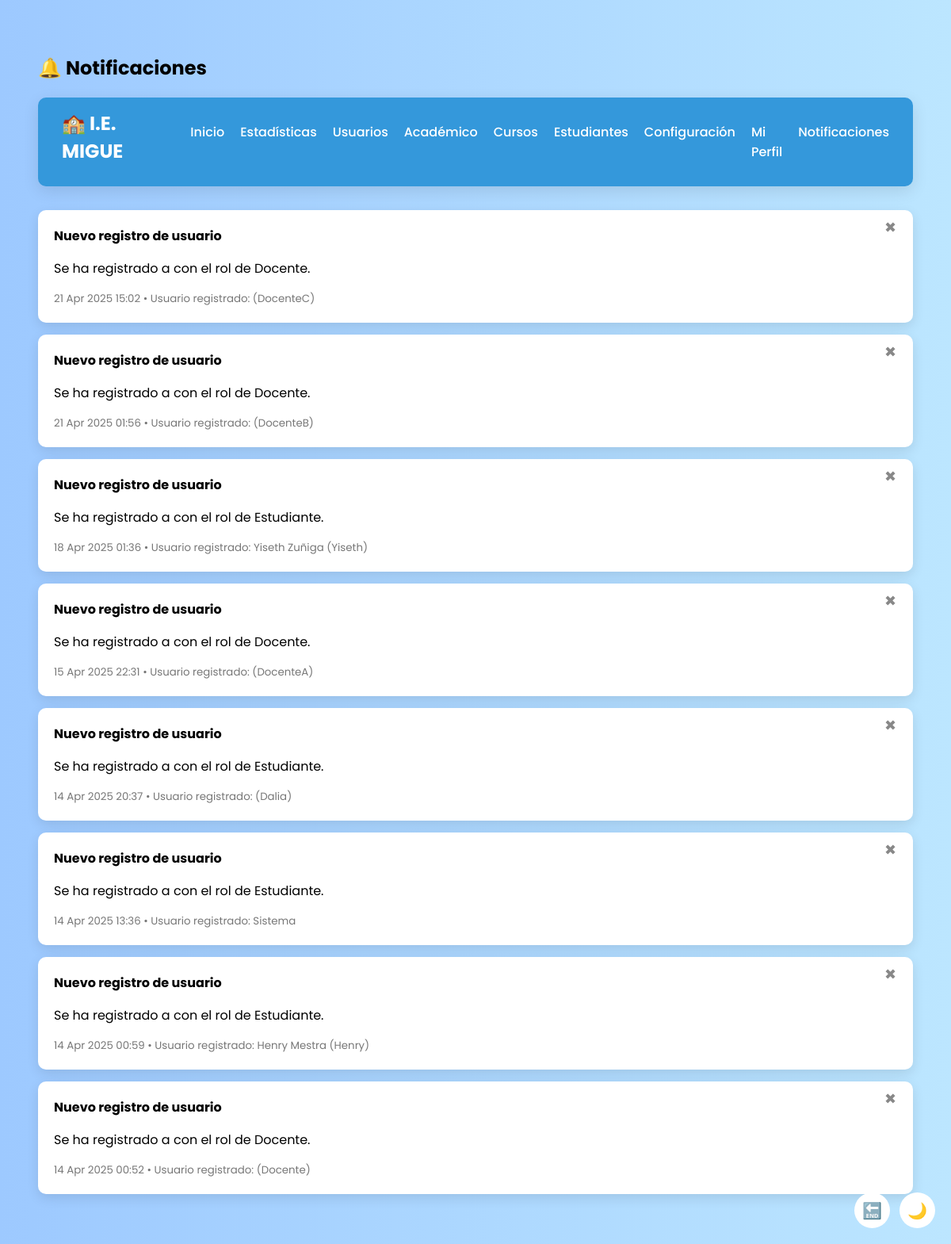
The app's page /notificaciones/, older data.
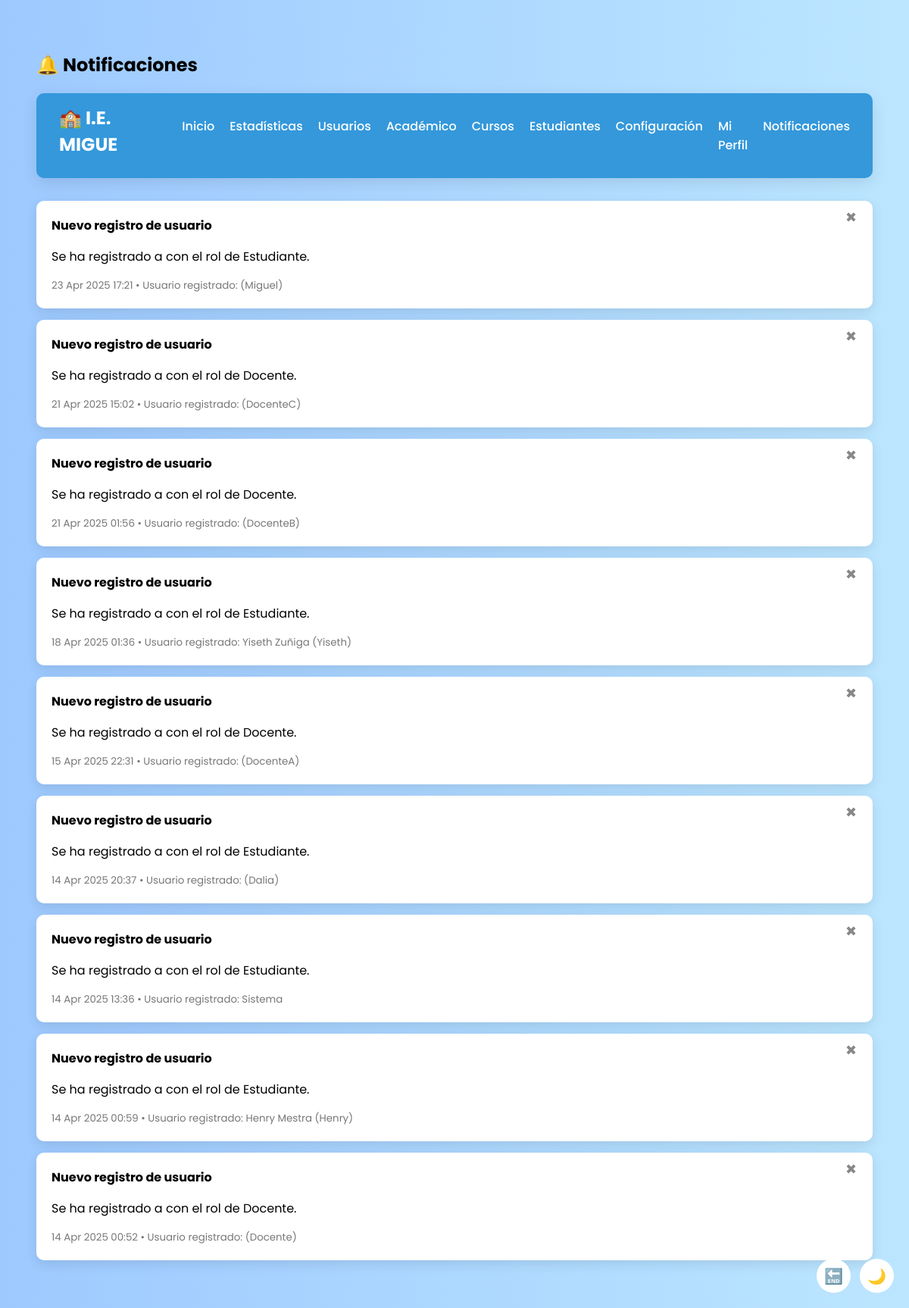
The same page, newer data.
### usuarios/models.py (models this page shows, shortened)
class Notificacion(models.Model):
    TIPO_CHOICES = [
        ('info', 'Información'),
        ('advertencia', 'Advertencia'),
        ('mensaje', 'Mensaje'),
    ]
    titulo = models.CharField(max_length=100)
    contenido = models.TextField()
    tipo = models.CharField(max_length=20, choices=TIPO_CHOICES, default='info')
    fecha = models.DateTimeField(auto_now_add=True)
    usuario = models.ForeignKey(User, on_delete=models.SET_NULL, null=True, blank=True, related_name='notificaciones_creadas')
    usuario_afectado = models.ForeignKey(User, on_delete=models.SET_NULL, null=True, blank=True, related_name='notificaciones_recibidas')
    eliminada = models.BooleanField(default=False)

### usuarios/views.py (the view)
# urls.py: path('notificaciones/', views.notificaciones, name='notificaciones'),
def notificaciones(request):
    lista = Notificacion.objects.filter(eliminada=False).order_by('-fecha')
    paginator = Paginator(lista, 10)
    page_number = request.GET.get('page')
    page_obj = paginator.get_page(page_number)
    restaurado = request.GET.get('restaurado')
    return render(request, 'usuarios/notificaciones.html', {
        'notificaciones': page_obj,
        'restaurado': restaurado
    })

### usuarios/templates/usuarios/notificaciones.html (shortened to what this page needs)
{% load static %}
<!DOCTYPE html>
<html lang="es">
<head>
</head>
<body>
<h2>🔔 Notificaciones</h2>
<nav class="navbar">
  <div class="logo">🏫 I.E. MIGUE</div>
  <ul class="nav-links">
    <li><a href="{% url 'panel_admin' %}">Inicio</a></li>
    <li><a href="{% url 'estadisticas' %}">Estadísticas</a></li>
    <li><a href="{% url 'lista_usuarios' %}">Usuarios</a></li>
    <li><a href="{% url 'gestion_academica' %}">Académico</a></li>
    <li><a href="{% url 'gestionar_cursos' %}">Cursos</a></li>
    <li><a href="{% url 'ver_estudiantes' %}">Estudiantes</a></li>
    <li><a href="{% url 'configuracion' %}">Configuración</a></li>
    <li><a href="{% url 'perfil_admin' %}">Mi Perfil</a></li>
    <li><a href="{% url 'notificaciones' %}">Notificaciones</a></li>
  </ul>
</nav>
{% for n in notificaciones %}
  <div class="notificacion"
    id="noti-{{ n.id }}"
    onclick="mostrarDesdeAtributos(this)"
    data-titulo="{{ n.titulo|escapejs }}"
    data-contenido="{{ n.contenido|escapejs }}"
    data-fecha="{{ n.fecha|date:'d/m/Y H:i' }}"
    data-usuario="{% if n.usuario_afectado %}{{ n.usuario_afectado.first_name|default_if_none:'' }} {{ n.usuario_afectado.last_name|default_if_none:'' }} ({{ n.usuario_afectado.username }}){% else %}Sistema{% endif %}"
    data-correo="{% if n.usuario_afectado and n.usuario_afectado.email %}{{ n.usuario_afectado.email|escapejs }}{% else %}-{% endif %}">
    <button onclick="event.stopPropagation(); eliminarNotificacion({{ n.id }}, '{{ n.titulo|escapejs }}')"
       title="Eliminar"
       style="position: absolute; top: 10px; right: 15px; background: none; border: none; font-size: 18px; color: #888; cursor: pointer;">✖</button>
    <strong>{{ n.titulo }}</strong>
    <p>{{ n.contenido }}</p>
    <small>{{ n.fecha|date:"d M Y H:i" }} • Usuario registrado:
      {% if n.usuario_afectado %}
        {{ n.usuario_afectado.first_name }} {{ n.usuario_afectado.last_name }} ({{ n.usuario_afectado.username }})
      {% else %}
        Sistema
      {% endif %}
    </small>
  </div>
{% empty %}
  <p>No hay notificaciones por el momento.</p>
{% endfor %}
<div class="floating-buttons">
  <form method="POST" action="{% url 'logout' %}">
    <button class="icon-button" title="Cerrar sesión">🔚</button>
  </form>
  <button class="icon-button" onclick="toggleDarkMode()" title="Modo oscuro/claro" id="darkToggle">🌙</button>
</div>
</body>
</html>

Row changes from the older to the newer data that the page shows:
added Notificacion: titulo "Nuevo registro de usuario", contenido "Se ha registrado a con el rol de Estudiante.", fecha "23 Apr 2025 17:21", usuario_afectado.username "Miguel"
